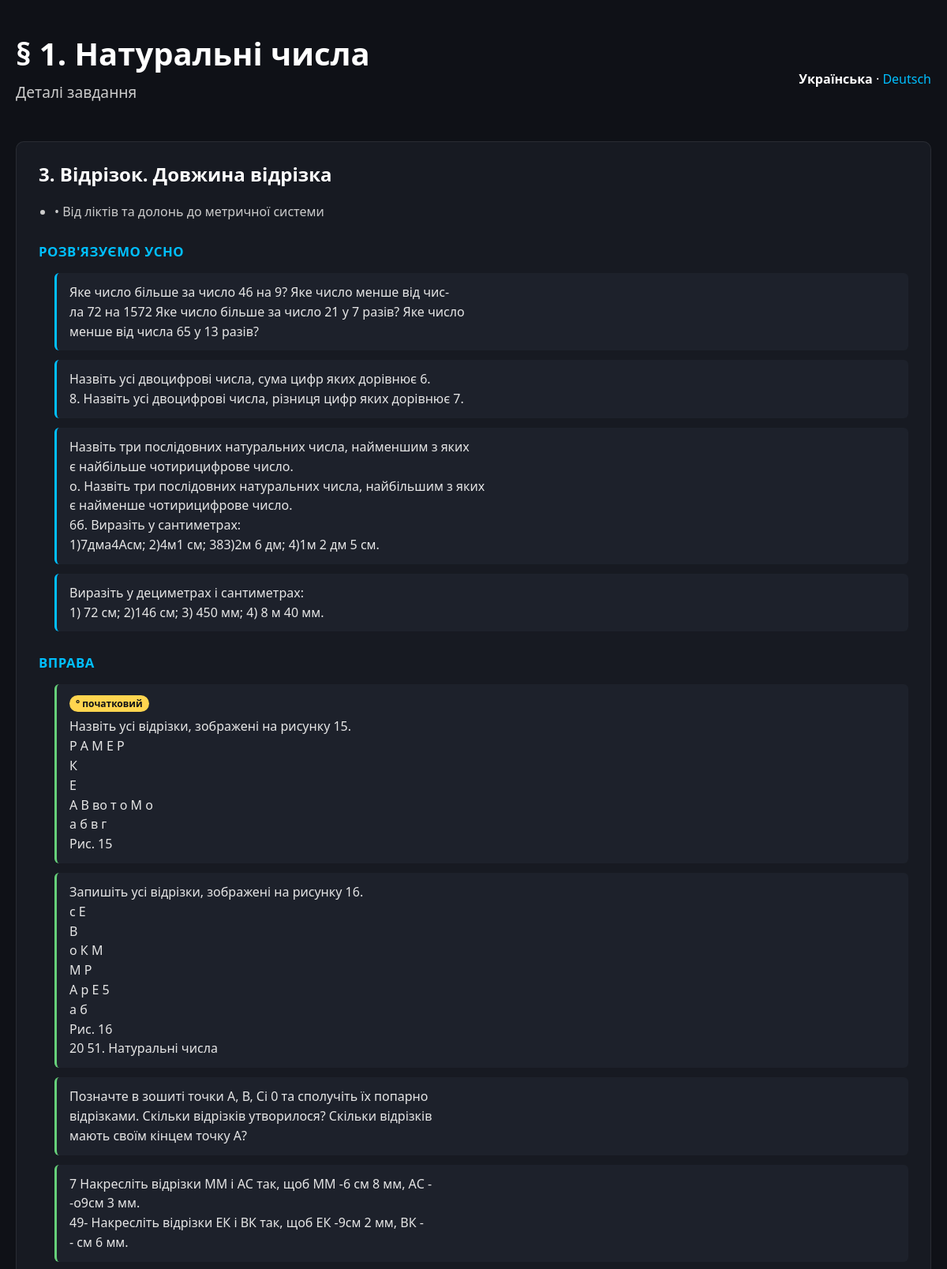
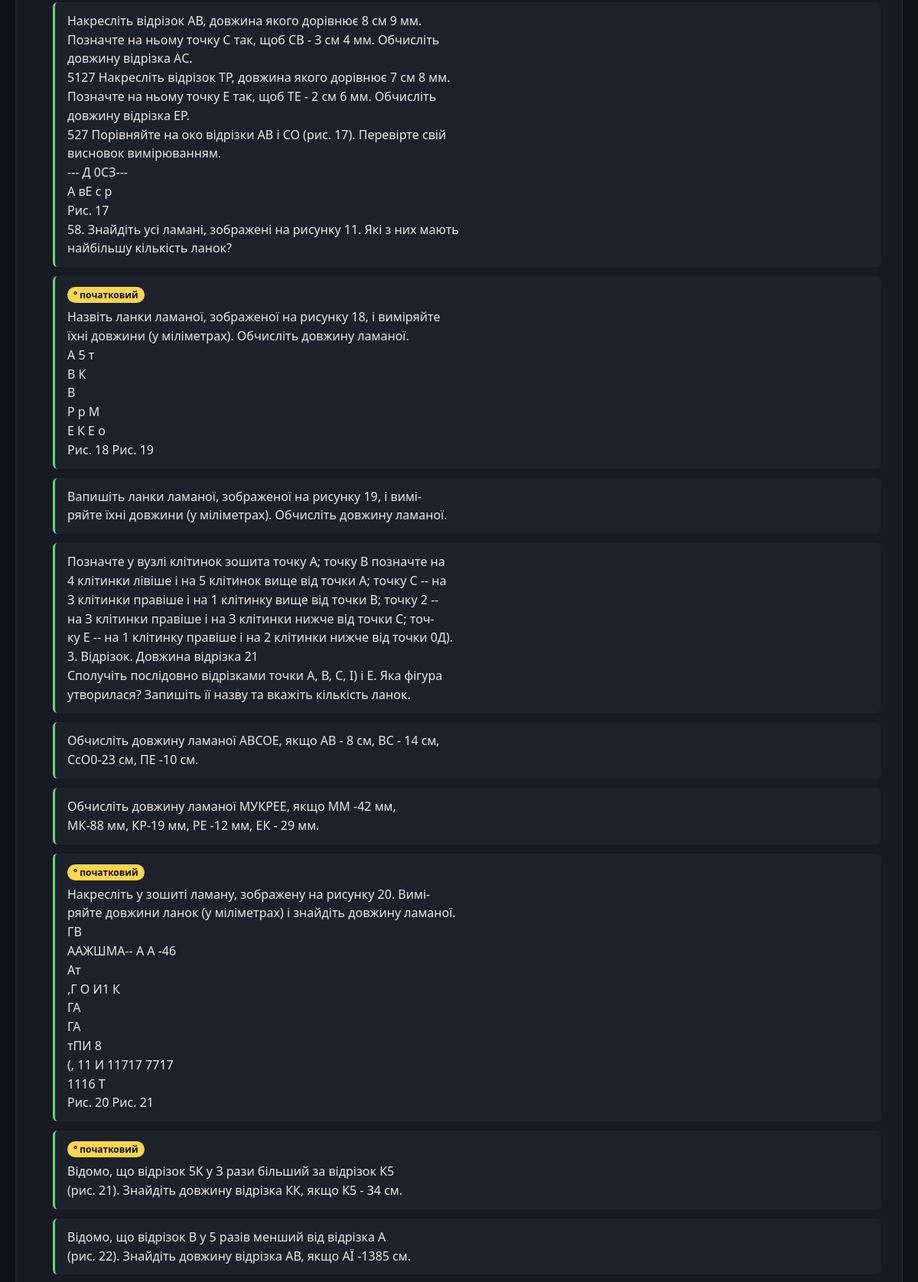
Page /items/119/ (upper part) on the committed database (2 pictures, top to bottom).
### education/models.py (models this page shows, shortened)
class Paragraph(models.Model):
    section = models.ForeignKey(Section, on_delete=models.CASCADE)
    number = models.IntegerField()
    name_uk = models.CharField(max_length=200)
    name_de = models.CharField(max_length=200, blank=True, null=True)
    map_x = models.IntegerField(null=True, blank=True)
    map_y = models.IntegerField(null=True, blank=True)
    def get_name(self, lang="uk"):
        return self.name_de if lang == "de" and self.name_de else self.name_uk

class ContentBlock(models.Model):
    BLOCK_TYPE_CHOICES = [
        ("theory", "Теорія"),
        ("self_check", "Самоперевірка (❓)"),
        ("oral_exercise", "Розв'язуємо усно"),
        ("exercise", "Вправа"),
        ("review_exercise", "Вправа для повторення"),
        ("wise_owl", "Задача від Мудрої Сови"),
        ("history_aside", "Коли зроблено уроки"),
    ]
    DIFFICULTY_CHOICES = [
        ("basic", "° початковий"),
        ("standard", "стандартний"),
        ("advanced", "·· високий"),
        ("olympiad", "* гурток/факультатив"),
    ]
    item = models.ForeignKey(Item, on_delete=models.CASCADE, related_name="content_blocks")
    block_type = models.CharField(max_length=20, choices=BLOCK_TYPE_CHOICES)
    order = models.PositiveIntegerField(default=0)
    text = models.TextField()
    difficulty = models.CharField(
        max_length=20, choices=DIFFICULTY_CHOICES, blank=True, null=True
    )
    image_path = models.CharField(max_length=255, blank=True, null=True)
    class Meta:
        ordering = ["item", "order"]

### education/views.py (the view)
# urls.py: path("items/<int:item_id>/", education_views.item_detail, name="item_detail"),
def item_detail(request, item_id):
    lang = _lang(request)
    item = get_object_or_404(Item, pk=item_id)
    paragraph = item.paragraph
    try:
        tp = TheoryPractice.objects.get(item=item)
    except TheoryPractice.DoesNotExist:
        tp = None
    blocks_by_type = {}
    for block in item.content_blocks.all():
        blocks_by_type.setdefault(block.block_type, []).append(block)
    context = _base_context(
        request,
        paragraph=paragraph.get_name(lang),
        paragraph_id=paragraph.id,
        section_id=paragraph.section_id,
        grade_id=paragraph.section.grade_id,
        item={
            "id": item.id,
            "number": item.number,
            "details": item.details_list(lang),
        },
        tp=tp,
        blocks_by_type=blocks_by_type,
        media_url=settings.MEDIA_URL,
        content={"items": "Деталі завдання", "back": "Назад"},
    )
    return render(request, "education/item_detail.html", context)

### education/models.py (called while the page is built)
    def details_list(self, lang='uk'):
        import re
        text = self.content_de if lang == 'de' and self.content_de else self.content
        if not text:
            return []
        text = text.strip()
        lines = [l.strip() for l in text.splitlines() if l.strip()]
        if len(lines) <= 1:
            parts = re.split(r'(?<=[\.\!\?])\s+', text)
            lines = [p.strip() for p in parts if p.strip()]
        return lines

### education/views.py (called while the page is built)
def load_map_data():
    json_path = Path(__file__).resolve().parent / "static" / "education" / "map_data_uk.json"
    if json_path.exists():
        with json_path.open(encoding="utf-8") as f:
            return json.load(f)
    return {"nodes": [], "links": []}

def _lang(request):
    return "de" if request.GET.get("lang") == "de" else "uk"

def _base_context(request, **extra):
    lang = _lang(request)
    context = {
        "lang": lang,
        "current_lang_label": "Українська" if lang == "uk" else "Deutsch",
        "other_lang_label": "Deutsch" if lang == "uk" else "Українська",
        "toggle_query": f"lang={'de' if lang == 'uk' else 'uk'}",
        "map_data": load_map_data(),
        "show_links": True,
    }
    context.update(extra)
    return context

### education/templates/education/item_detail.html (shortened to what this page needs)
<!DOCTYPE html>
<html lang="{{ lang }}">
<head>
    {% load static %}
    <link rel="stylesheet" href="{% static 'education/css/map_ui.css' %}">
</head>
<body>
<div class="page">
    <div class="header">
        <div>
            <h1 class="title">{{ paragraph }}</h1>
            <p class="lead">{{ content.items }}</p>
        </div>
        <div class="lang-switch">
            <strong>{{ current_lang_label }}</strong>
            <span>·</span>
            <a href="?{{ toggle_query }}">{{ other_lang_label }}</a>
        </div>
    </div>
    <div class="node item detail">
        <h2>{{ item.number }}. {{ item.details.0 }}</h2>
        {% if item.details|length > 1 %}
            <ul>
                {% for detail in item.details|slice:"1:" %}
                    <li>{{ detail }}</li>
                {% endfor %}
            </ul>
        {% endif %}
        {% for block_type, blocks in blocks_by_type.items %}
            <h3>{{ blocks.0.get_block_type_display }}</h3>
            <ul class="content-block-list">
                {% for block in blocks %}
                    <li class="content-block content-block--{{ block.block_type }}">
                        {% if block.difficulty %}
                            <span class="difficulty">{{ block.get_difficulty_display }}</span>
                        {% endif %}
                        <div class="content-block-text">{{ block.text|linebreaksbr }}</div>
                    </li>
                {% endfor %}
            </ul>
        {% empty %}
            <p class="muted">Детальний контент (теорія, вправи) для цього пункту ще не імпортовано.</p>
        {% endfor %}
    </div>
</div>
</body>
</html>

### education/static/education/css/map_ui.css (style rules this page uses)
body { margin: 0; font-family: 'Segoe UI', sans-serif; background-color: #0f1117; color: #fff; }
.page { max-width: 1200px; margin: 0 auto; padding: 40px 20px; }
.header { display: flex; justify-content: space-between; align-items: center; margin-bottom: 30px; flex-wrap: wrap; }
.title { font-size: 2.5rem; margin: 0; color: #fff; }
.lead { margin-top: 8px; font-size: 1.2rem; color: #ccc; }
.lang-switch { font-size: 1rem; margin-top: 10px; }
.lang-switch a { color: #00bfff; text-decoration: none; }
.node.item.detail { background: #171a22; border: 1px solid rgba(255,255,255,0.08); border-radius: 10px; padding: 24px 28px; margin-bottom: 24px; }
.node.item.detail h2 { margin-top: 0; color: #fff; }
.node.item.detail h3 { margin-top: 28px; margin-bottom: 10px; color: #00bfff; font-size: 1.05rem; text-transform: uppercase; letter-spacing: 0.03em; }
.node.item.detail ul { padding-left: 20px; color: #ccc; }
.content-block-list { list-style: none; padding-left: 0; display: flex; flex-direction: column; gap: 12px; }
.content-block { background: #1d212b; border-left: 3px solid #444; border-radius: 6px; padding: 12px 16px; position: relative; }
.content-block-text { color: #e6e6e6; line-height: 1.55; white-space: pre-line; }
.content-block .difficulty { display: inline-block; font-size: 0.75rem; color: #0f1117; background: #ffd54f; padding: 2px 8px; border-radius: 999px; margin-bottom: 6px; font-weight: 600; }
.content-block--oral_exercise { border-left-color: #00bfff; }
.content-block--exercise { border-left-color: #66d17a; }

### rows in the picture
Paragraph: name_uk "§ 1. Натуральні числа"
ContentBlock: block_type "РОЗВ'ЯЗУЄМО УСНО", text "Яке число більше за число 46 на 9? Яке число менше від чис- ла 72 на 1572 Яке число більше за число 21 у 7 разів? Яке число менше від числа 65 у 13 разів?"
ContentBlock: text "Назвіть усі двоцифрові числа, сума цифр яких дорівнює 6. 8. Назвіть усі двоцифрові числа, різниця цифр яких дорівнює 7."
ContentBlock: text "Назвіть три послідовних натуральних числа, найменшим з яких є найбільше чотирицифрове число. о. Назвіть три послідовних натуральних числа, найбільшим з яких є найменше чотирицифрове число. 6б. Виразіть у сантиметрах: 1)7дма4Асм; 2)4м1 см; 383)2м 6 дм; 4)1м 2 дм 5 см."
ContentBlock: text "Виразіть у дециметрах і сантиметрах: 1) 72 см; 2)146 см; 3) 450 мм; 4) 8 м 40 мм."
ContentBlock: block_type "ВПРАВА", difficulty "° початковий", text "Назвіть усі відрізки, зображені на рисунку 15. Р А М Е Р К Е А В во т о М о а б в г Рис. 15"
ContentBlock: text "Запишіть усі відрізки, зображені на рисунку 16. с Е В о К М М Р А р Е 5 а б Рис. 16 20 51. Натуральні числа"
ContentBlock: text "Позначте в зошиті точки А, В, Сі 0 та сполучіть їх попарно відрізками. Скільки відрізків утворилося? Скільки відрізків мають своїм кінцем точку А?"
ContentBlock: text "7 Накресліть відрізки ММ і АС так, щоб ММ -6 см 8 мм, АС - -о9см 3 мм. 49- Накресліть відрізки ЕК і ВК так, щоб ЕК -9см 2 мм, ВК - - см 6 мм."
ContentBlock: text "Накресліть відрізок АВ, довжина якого дорівнює 8 см 9 мм. Позначте на ньому точку С так, щоб СВ - З см 4 мм. Обчисліть довжину відрізка АС. 5127 Накресліть відрізок ТР, довжина якого дорівнює 7 см 8 мм. Позначте на ньому точку Е так, щоб ТЕ - 2 см 6 мм. Обчисліть довжину відрізка ЕР. 527 Порівняйте на око відрізки АВ і СО (рис. 17). Перевірте свій висновок вимірюванням. --- Д 0СЗ--- А вЕ с р Рис. 17 58. Знайдіть усі ламані, зображені на рисунку 11. Які з них мають найбільшу кількість ланок?"
ContentBlock: difficulty "° початковий", text "Назвіть ланки ламаної, зображеної на рисунку 18, і виміряйте їхні довжини (у міліметрах). Обчисліть довжину ламаної. А 5 т В К В Р р М Е К Е о Рис. 18 Рис. 19"
ContentBlock: text "Вапишіть ланки ламаної, зображеної на рисунку 19, і вимі- ряйте їхні довжини (у міліметрах). Обчисліть довжину ламаної."
ContentBlock: text "Позначте у вузлі клітинок зошита точку А; точку В позначте на 4 клітинки лівіше і на 5 клітинок вище від точки А; точку С -- на З клітинки правіше і на 1 клітинку вище від точки В; точку 2 -- на З клітинки правіше і на З клітинки нижче від точки С; точ- ку Е -- на 1 клітинку правіше і на 2 клітинки нижче від точки 0Д). 3. Відрізок. Довжина відрізка 21 Сполучіть послідовно відрізками точки А, В, С, І) і Е. Яка фігура утворилася? Запишіть її назву та вкажіть кількість ланок."
ContentBlock: text "Обчисліть довжину ламаної АВСОЕ, якщо АВ - 8 см, ВС - 14 см, СсО0-23 см, ПЕ -10 см."
ContentBlock: text "Обчисліть довжину ламаної МУКРЕЕ, якщо ММ -42 мм, МК-88 мм, КР-19 мм, РЕ -12 мм, ЕК - 29 мм."
ContentBlock: difficulty "° початковий", text "Накресліть у зошиті ламану, зображену на рисунку 20. Вимі- ряйте довжини ланок (у міліметрах) і знайдіть довжину ламаної. ГВ ААЖШМА-- А А -46 Ат ,Г О И1 К ГА ГА тПИ 8 (, 11 И 11717 7717 1116 Т Рис. 20 Рис. 21"
ContentBlock: difficulty "° початковий", text "Відомо, що відрізок 5К у З рази більший за відрізок К5 (рис. 21). Знайдіть довжину відрізка КК, якщо К5 - 34 см."
ContentBlock: text "Відомо, що відрізок В у 5 разів менший від відрізка А (рис. 22). Знайдіть довжину відрізка АВ, якщо АЇ -1385 см."

### other values in the picture
{{ content.items }} "Деталі завдання"
{{ current_lang_label }} "Українська"
{{ other_lang_label }} "Deutsch"
{{ item.number }} "3"
{{ item.details.0 }} "Відрізок. Довжина відрізка"
{{ detail }} "• Від ліктів та долонь до метричної системи"
